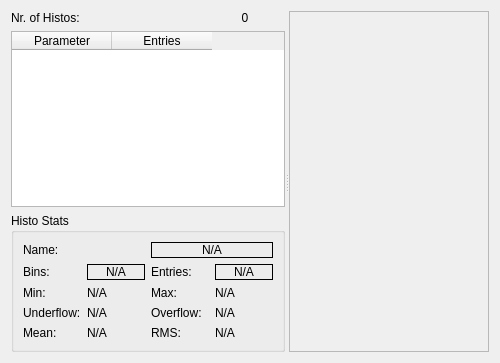
<?xml version="1.0" encoding="UTF-8"?>
<ui version="4.0">
 <class>histogramDataForm</class>
 <widget class="QWidget" name="histogramDataForm">
  <property name="geometry">
   <rect>
    <x>0</x>
    <y>0</y>
    <width>500</width>
    <height>363</height>
   </rect>
  </property>
  <property name="windowTitle">
   <string>Form</string>
  </property>
  <layout class="QGridLayout" name="gridLayout_3">
   <item row="0" column="0">
    <widget class="QSplitter" name="splitter">
     <property name="orientation">
      <enum>Qt::Horizontal</enum>
     </property>
     <widget class="QWidget" name="">
      <layout class="QVBoxLayout" name="verticalLayout">
       <item>
        <layout class="QHBoxLayout" name="horizontalLayout">
         <item>
          <widget class="QLabel" name="label">
           <property name="text">
            <string>Nr. of Histos:</string>
           </property>
          </widget>
         </item>
         <item>
          <widget class="QLabel" name="nrHistosLabel">
           <property name="maximumSize">
            <size>
             <width>80</width>
             <height>16777215</height>
            </size>
           </property>
           <property name="text">
            <string>0</string>
           </property>
           <property name="alignment">
            <set>Qt::AlignCenter</set>
           </property>
          </widget>
         </item>
        </layout>
       </item>
       <item>
        <widget class="QTableWidget" name="tableWidget">
         <property name="sizePolicy">
          <sizepolicy hsizetype="Preferred" vsizetype="Expanding">
           <horstretch>0</horstretch>
           <verstretch>0</verstretch>
          </sizepolicy>
         </property>
         <property name="maximumSize">
          <size>
           <width>16777215</width>
           <height>16777215</height>
          </size>
         </property>
         <property name="alternatingRowColors">
          <bool>true</bool>
         </property>
         <column>
          <property name="text">
           <string>Parameter</string>
          </property>
         </column>
         <column>
          <property name="text">
           <string>Entries</string>
          </property>
         </column>
        </widget>
       </item>
       <item>
        <widget class="QGroupBox" name="statsGroupBox">
         <property name="title">
          <string>Histo Stats</string>
         </property>
         <layout class="QGridLayout" name="gridLayout_2">
          <item row="0" column="0">
           <layout class="QHBoxLayout" name="horizontalLayout_10">
            <item>
             <widget class="QLabel" name="label_8">
              <property name="text">
               <string>Name:</string>
              </property>
             </widget>
            </item>
            <item>
             <widget class="QLabel" name="histoNameLabel">
              <property name="frameShape">
               <enum>QFrame::Box</enum>
              </property>
              <property name="text">
               <string>N/A</string>
              </property>
              <property name="alignment">
               <set>Qt::AlignCenter</set>
              </property>
             </widget>
            </item>
           </layout>
          </item>
          <item row="1" column="0">
           <layout class="QHBoxLayout" name="horizontalLayout_8">
            <item>
             <layout class="QHBoxLayout" name="horizontalLayout_7">
              <item>
               <widget class="QLabel" name="label_7">
                <property name="text">
                 <string>Bins:</string>
                </property>
               </widget>
              </item>
              <item>
               <widget class="QLabel" name="nrBinsLabel">
                <property name="frameShape">
                 <enum>QFrame::Box</enum>
                </property>
                <property name="text">
                 <string>N/A</string>
                </property>
                <property name="alignment">
                 <set>Qt::AlignCenter</set>
                </property>
               </widget>
              </item>
             </layout>
            </item>
            <item>
             <layout class="QHBoxLayout" name="horizontalLayout_2">
              <item>
               <widget class="QLabel" name="label_2">
                <property name="text">
                 <string>Entries:</string>
                </property>
               </widget>
              </item>
              <item>
               <widget class="QLabel" name="nrEntriesLabel">
                <property name="frameShape">
                 <enum>QFrame::Box</enum>
                </property>
                <property name="text">
                 <string>N/A</string>
                </property>
                <property name="alignment">
                 <set>Qt::AlignCenter</set>
                </property>
               </widget>
              </item>
             </layout>
            </item>
           </layout>
          </item>
          <item row="2" column="0">
           <layout class="QHBoxLayout" name="horizontalLayout_12">
            <item>
             <layout class="QHBoxLayout" name="horizontalLayout_13">
              <item>
               <widget class="QLabel" name="label_9">
                <property name="text">
                 <string>Min:</string>
                </property>
               </widget>
              </item>
              <item>
               <widget class="QLabel" name="minLabel">
                <property name="text">
                 <string>N/A</string>
                </property>
               </widget>
              </item>
             </layout>
            </item>
            <item>
             <layout class="QHBoxLayout" name="horizontalLayout_14">
              <item>
               <widget class="QLabel" name="label_10">
                <property name="text">
                 <string>Max:</string>
                </property>
               </widget>
              </item>
              <item>
               <widget class="QLabel" name="maxLabel">
                <property name="text">
                 <string>N/A</string>
                </property>
               </widget>
              </item>
             </layout>
            </item>
           </layout>
          </item>
          <item row="3" column="0">
           <layout class="QHBoxLayout" name="horizontalLayout_9">
            <item>
             <layout class="QHBoxLayout" name="horizontalLayout_3">
              <item>
               <widget class="QLabel" name="label_3">
                <property name="text">
                 <string>Underflow:</string>
                </property>
               </widget>
              </item>
              <item>
               <widget class="QLabel" name="underflowLabel">
                <property name="text">
                 <string>N/A</string>
                </property>
               </widget>
              </item>
             </layout>
            </item>
            <item>
             <layout class="QHBoxLayout" name="horizontalLayout_4">
              <item>
               <widget class="QLabel" name="label_4">
                <property name="text">
                 <string>Overflow:</string>
                </property>
               </widget>
              </item>
              <item>
               <widget class="QLabel" name="overflowLabel">
                <property name="text">
                 <string>N/A</string>
                </property>
               </widget>
              </item>
             </layout>
            </item>
           </layout>
          </item>
          <item row="4" column="0">
           <layout class="QHBoxLayout" name="horizontalLayout_11">
            <item>
             <layout class="QHBoxLayout" name="horizontalLayout_5">
              <item>
               <widget class="QLabel" name="label_5">
                <property name="text">
                 <string>Mean:</string>
                </property>
               </widget>
              </item>
              <item>
               <widget class="QLabel" name="meanLabel">
                <property name="text">
                 <string>N/A</string>
                </property>
               </widget>
              </item>
             </layout>
            </item>
            <item>
             <layout class="QHBoxLayout" name="horizontalLayout_6">
              <item>
               <widget class="QLabel" name="label_6">
                <property name="text">
                 <string>RMS:</string>
                </property>
               </widget>
              </item>
              <item>
               <widget class="QLabel" name="rmsLabel">
                <property name="text">
                 <string>N/A</string>
                </property>
               </widget>
              </item>
             </layout>
            </item>
           </layout>
          </item>
         </layout>
        </widget>
       </item>
      </layout>
     </widget>
     <widget class="QFrame" name="frame">
      <property name="sizePolicy">
       <sizepolicy hsizetype="Expanding" vsizetype="Expanding">
        <horstretch>0</horstretch>
        <verstretch>0</verstretch>
       </sizepolicy>
      </property>
      <property name="minimumSize">
       <size>
        <width>200</width>
        <height>0</height>
       </size>
      </property>
      <property name="frameShape">
       <enum>QFrame::StyledPanel</enum>
      </property>
      <property name="frameShadow">
       <enum>QFrame::Raised</enum>
      </property>
      <layout class="QGridLayout" name="gridLayout">
       <item row="0" column="0">
        <widget class="CustomHistogram" name="histoWidget" native="true">
         <property name="sizePolicy">
          <sizepolicy hsizetype="Expanding" vsizetype="Preferred">
           <horstretch>0</horstretch>
           <verstretch>0</verstretch>
          </sizepolicy>
         </property>
        </widget>
       </item>
      </layout>
     </widget>
    </widget>
   </item>
  </layout>
 </widget>
 <customwidgets>
  <customwidget>
   <class>CustomHistogram</class>
   <extends>QWidget</extends>
   <header>custom_histogram_widget.h</header>
   <container>1</container>
  </customwidget>
 </customwidgets>
 <resources/>
 <connections/>
</ui>
